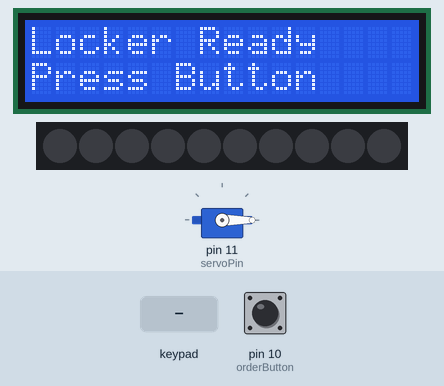
This sketch was run on a simulated Arduino Uno, built with avr-gcc and run on an emulated ATmega328P. Parts: servo, 16×2 character LCD, 10 RGB LEDs in strip order, left to right. Inputs (shaded band) come from the test bench; at power-on: pin 10 (orderButton) HIGH. Random numbers use the default seed unless the sketch sets one.

Above: at 1.2 s.
1.3 s: keypad keys 9 8 7 6 pressed 0.4 s apart
At 2.3 s:
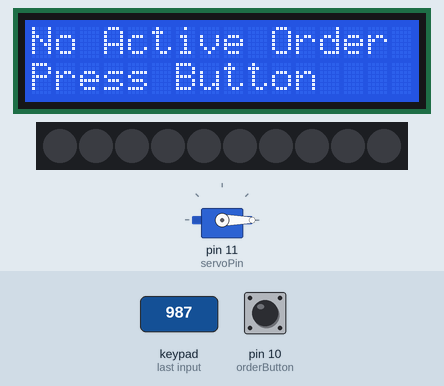
5.9 s: pin 10 (orderButton) pulled LOW for 0.15 s
At 7.2 s:
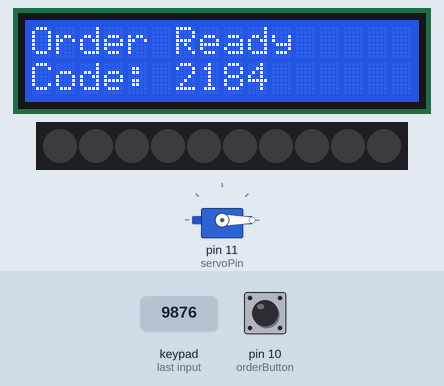
9.0 s: key '1' pressed
At 10.5 s:
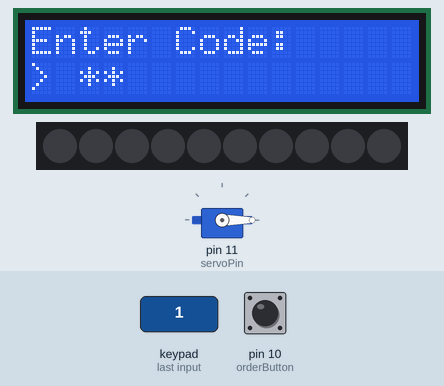
11.1 s: keypad keys 9 8 7 6 # pressed 0.4 s apart
At 13.2 s:
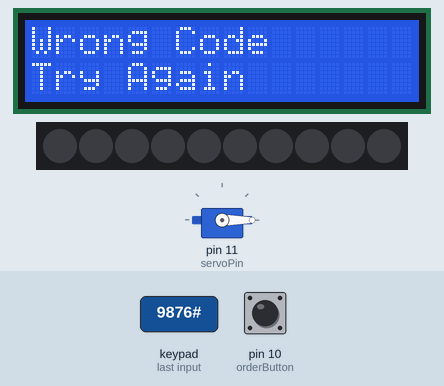
15.7 s: pin 10 (orderButton) pulled LOW for 1 s
At 16.5 s:
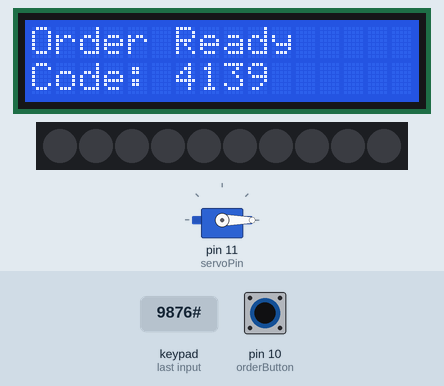
19.7 s: key '2' pressed
At 20.4 s:
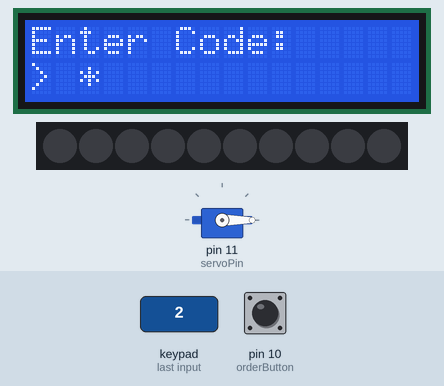
Timing chart, 0 to 22.2 s (numbered marks = the images above; inputs shaded):
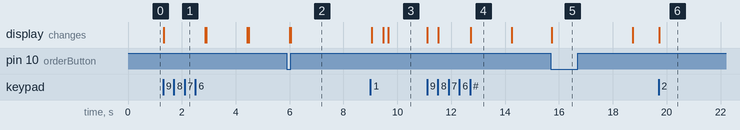

The sketch:

CompletedLightandLock.ino
```cpp
#include <Wire.h>
#include <LiquidCrystal_I2C.h>
#include <Keypad.h>
#include <Servo.h>
#include <Adafruit_NeoPixel.h>

// ========================= LCD SETUP =========================
LiquidCrystal_I2C lcd(0x27, 16, 2);

// ========================= SERVO SETUP =========================
Servo lockServo;
const int servoPin = 11;

// ========================= BUTTON SETUP =========================
const int orderButton = 10;

// ========================= NEOPIXEL SETUP =========================
#define PIXEL_PIN 12
#define NUM_PIXELS 10   // change this to match how many LEDs you want to use

Adafruit_NeoPixel strip(NUM_PIXELS, PIXEL_PIN, NEO_GRB + NEO_KHZ800);

// ========================= KEYPAD SETUP =========================
const byte ROWS = 4;
const byte COLS = 4;

char keys[ROWS][COLS] = {
  {'1','2','3','A'},
  {'4','5','6','B'},
  {'7','8','9','C'},
  {'*','0','#','D'}
};

byte rowPins[ROWS] = {9, 8, 7, 6};
byte colPins[COLS] = {5, 4, 3, 2};

Keypad keypad = Keypad(makeKeymap(keys), rowPins, colPins, ROWS, COLS);

// ========================= VARIABLES =========================
String orderCode = "";
String enteredCode = "";
bool codeActive = false;

// ========================= NEOPIXEL FUNCTIONS =========================
void neoPixelOn(int r, int g, int b) {
  for (int i = 0; i < NUM_PIXELS; i++) {
    strip.setPixelColor(i, strip.Color(r, g, b));
  }
  strip.show();
}

void neoPixelOff() {
  strip.clear();
  strip.show();
}

// ========================= SETUP FUNCTION =========================
void setup() {
  pinMode(orderButton, INPUT_PULLUP);

  lockServo.attach(servoPin);
  lockServo.write(0);   // locked position

  randomSeed(analogRead(A0));

  lcd.init();
  lcd.backlight();
  lcd.clear();

  strip.begin();
  strip.show();   // initialize NeoPixel strip
  neoPixelOff();  // keep off at startup

  showReadyScreen();
}

// ========================= MAIN LOOP =========================
void loop() {
  checkOrderButton();
  checkKeypad();
}

// ========================= READY SCREEN =========================
void showReadyScreen() {
  lcd.clear();
  lcd.setCursor(0, 0);
  lcd.print("Locker Ready");
  lcd.setCursor(0, 1);
  lcd.print("Press Button");
}

// ========================= ENTER CODE SCREEN =========================
void showEnterCodeScreen() {
  lcd.clear();
  lcd.setCursor(0, 0);
  lcd.print("Enter Code:");
  lcd.setCursor(0, 1);
  lcd.print("> ");
}

// ========================= BUTTON CHECK =========================
void checkOrderButton() {
  if (digitalRead(orderButton) == LOW) {
    generateOrder();
    delay(400);
  }
}

// ========================= GENERATE ORDER =========================
void generateOrder() {
  int code = random(1000, 10000);
  orderCode = String(code);

  enteredCode = "";
  codeActive = true;

  lcd.clear();
  lcd.setCursor(0, 0);
  lcd.print("Order Ready");

  lcd.setCursor(0, 1);
  lcd.print("Code: ");
  lcd.print(orderCode);

  delay(3000);

  showEnterCodeScreen();
}

// ========================= KEYPAD CHECK =========================
void checkKeypad() {
  char key = keypad.getKey();

  if (!key) return;

  if (!codeActive) {
    lcd.clear();
    lcd.setCursor(0, 0);
    lcd.print("No Active Order");

    lcd.setCursor(0, 1);
    lcd.print("Press Button");

    delay(1500);
    showReadyScreen();
    return;
  }

  if (key >= '0' && key <= '9') {
    if (enteredCode.length() < 4) {
      enteredCode += key;

      lcd.setCursor(0, 1);
      lcd.print(">     ");
      lcd.setCursor(2, 1);

      for (int i = 0; i < enteredCode.length(); i++) {
        lcd.print("*");
      }
    }
  }
  else if (key == '*') {
    enteredCode = "";
    showEnterCodeScreen();
  }
  else if (key == '#') {
    checkCode();
  }
}

// ========================= CHECK CODE =========================
void checkCode() {
  if (enteredCode == orderCode) {
    lcd.clear();
    lcd.setCursor(0, 0);
    lcd.print("Access Granted");

    lcd.setCursor(0, 1);
    lcd.print("Unlocking...");

    // Turn NeoPixel ON when servo unlocks
    neoPixelOn(255, 255, 255);   // white light
    lockServo.write(90);

    delay(4000);

    // Turn NeoPixel OFF when servo locks again
    lockServo.write(0);
    neoPixelOff();

    lcd.clear();
    lcd.setCursor(0, 0);
    lcd.print("Locker Locked");

    lcd.setCursor(0, 1);
    lcd.print("Order Done");

    delay(2000);

    orderCode = "";
    enteredCode = "";
    codeActive = false;

    showReadyScreen();
  }
  else {
    lcd.clear();
    lcd.setCursor(0, 0);
    lcd.print("Wrong Code");

    lcd.setCursor(0, 1);
    lcd.print("Try Again");

    delay(1500);

    enteredCode = "";
    showEnterCodeScreen();
  }
}
```

Measured:
- after the input at 1.3 s, the display: changes at once (image 1)
- after the input at 11.1 s, the display: first changes at once (image 4 shows a later state)
- after the input at 15.7 s, the display: changes at once (image 5)
- after the input at 19.7 s, the display: changes at once (image 6)
- what the display in image 4 shows lasts 1.5 s, from 12.7 s to 14.2 s
